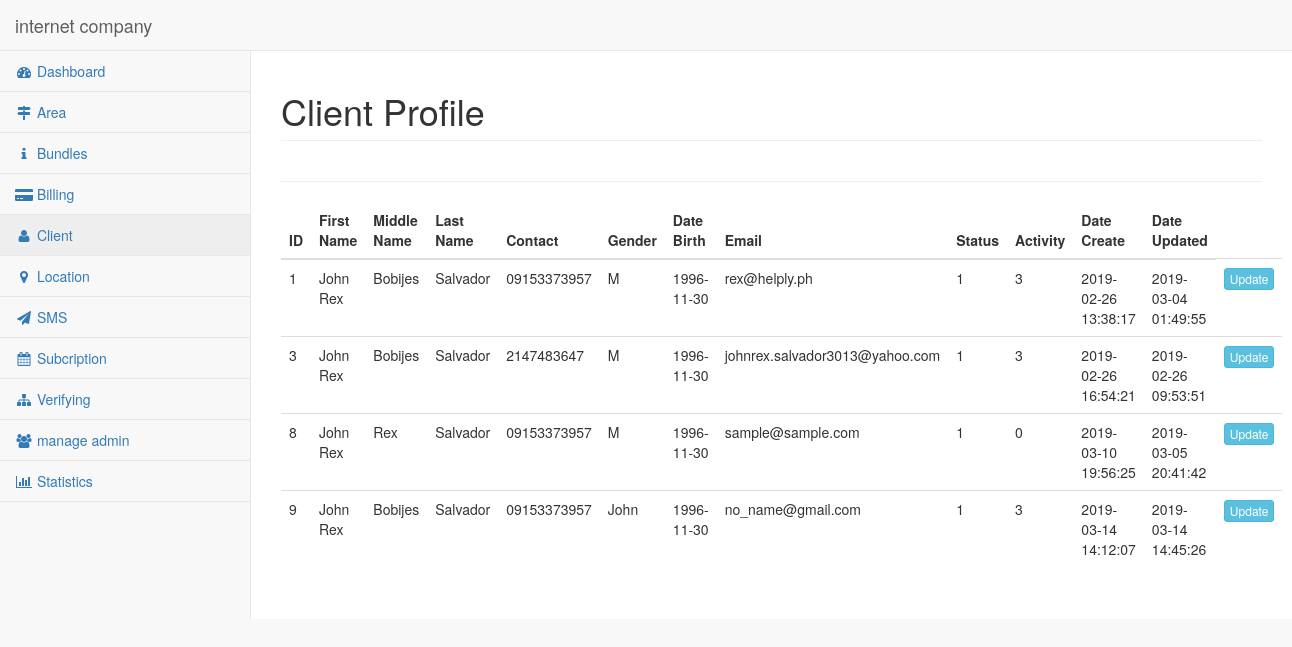
Screenshot of /restrictbackend/manage-clients.php with the database file from the repository.
### tables this page shows
CREATE TABLE `tbl_client` (
  `client_id` int(11) NOT NULL AUTO_INCREMENT,
  `c_fname` varchar(255) NOT NULL,
  `c_mname` varchar(255) NOT NULL,
  `c_lname` varchar(255) NOT NULL,
  `c_contact` varchar(13) NOT NULL,
  `c_gender` varchar(4) NOT NULL,
  `c_datebirth` date NOT NULL,
  `c_email` varchar(255) NOT NULL,
  `c_password` varchar(255) NOT NULL,
  `c_status` int(4) NOT NULL,
  `c_activity` int(4) NOT NULL,
  `c_createat` timestamp NOT NULL DEFAULT CURRENT_TIMESTAMP ON UPDATE CURRENT_TIMESTAMP,
  `c_updateat` timestamp NOT NULL DEFAULT CURRENT_TIMESTAMP,
  PRIMARY KEY (`client_id`)
);

### core/init.php (called while the page is built, shortened)
<?php
	require_once 'database/connection.php';
	require_once 'classes/clientcontroller.php';
	global $pdo;
	$clientcon = new ClientController($pdo);
?>

### core/classes/clientcontroller.php (called while the page is built, shortened)
<?php
class ClientController{
		protected $pdo;
	function __construct($pdo){
		$this->pdo = $pdo;
	}
	public function findClient(){
		$stmt = $this->pdo->prepare("
			SELECT
				client_id as clientid,
				c_fname as fname,
				c_mname as mname,
				c_lname as lname,
				c_contact as contact,
				c_gender as gender,
				c_datebirth as datebirth,
				c_email as email,
				c_password as password,
				c_status as status,
				c_activity as activity,
				c_createat as create_at,
				c_updateat as update_at
			FROM
				tbl_client
		");
		$stmt->execute();
		$stmt->setFetchMode(PDO::FETCH_CLASS|PDO::FETCH_PROPS_LATE, 'Client');
		$results = $stmt->fetchAll();
		$this->json = json_encode($results);
		return $results;
	}
}
?>

### restrictbackend/manage-clients.php (the view, shortened to what this page needs)
<?php
include '../core/init.php';
$clients = $clientcon->findClient();
?>
<!DOCTYPE html>
<html lang="en">
<head>
    <link href="../vendor/bootstrap/css/bootstrap.min.css" rel="stylesheet">
    <link href="../vendor/metisMenu/metisMenu.min.css" rel="stylesheet">
    <link href="../dist/css/sb-admin-2.css" rel="stylesheet">
    <link href="../vendor/morrisjs/morris.css" rel="stylesheet">
    <link href="../vendor/font-awesome/css/font-awesome.min.css" rel="stylesheet" type="text/css">
</head>
<body>
    <div id="wrapper">
    <?php
        include 'template-navigation.php';
    ?>
        <div id="page-wrapper">
            <div class="row">
                <div class="col-lg-12">
                    <h1 class="page-header">Client Profile</h1>
                </div>
                <div class="col-lg-12">
                <hr>
                <table class="table table-hover">
                    <thead>
                        <tr>
                            <th>ID</th>
                            <th>First Name</th>
                            <th>Middle Name</th>
                            <th>Last Name</th>
                            <th>Contact</th>
                            <th>Gender</th>
                            <th>Date Birth</th>
                            <th>Email</th>
                            <th>Status</th>
                            <th>Activity</th>
                            <th>Date Create</th>
                            <th>Date Updated</th>
                        </tr>
                    </thead>
                    <tbody>
                    <?php foreach ($clients as $client): ?>
                    <tr>
                    <td><?php echo $client->clientid ?></td>
                    <td><?php echo $client->fname ?></td>
                    <td><?php echo $client->mname ?></td>
                    <td><?php echo $client->lname ?></td>
                    <td><?php echo $client->contact ?></td>
                    <td><?php echo $client->gender; ?></td>
                    <td><?php echo $client->datebirth; ?></td>
                    <td><?php echo $client->email; ?></td>
                    <td><?php echo $client->status; ?></td>
                    <td><?php echo $client->activity ?></td>
                    <td><?php echo $client->create_at; ?></td>
                    <td><?php echo $client->update_at; ?></td>
                    <td><a href="manage-admin-form.php?id=<?php echo $admin->adminid ?>" class="btn btn-info btn-xs">Update</a></td>
                    </tr>
                    <?php endforeach ?>
                    </tbody>
                </table>
                </div>
            </div>
        </div>
    </div>
</body>
</html>

### rows the page displays
tbl_client: client_id "1", c_fname "John Rex", c_mname "Bobijes", c_lname "Salvador", c_contact "09153373957", c_gender "M", c_datebirth "1996-11-30", c_email "rex@helply.ph", c_status "1", c_activity "3", c_createat "2019-02-26 13:38:17", c_updateat "2019-03-04 01:49:55"
tbl_client: client_id "3", c_fname "John Rex", c_mname "Bobijes", c_lname "Salvador", c_contact "2147483647", c_gender "M", c_datebirth "1996-11-30", c_email "johnrex.salvador3013@yahoo.com", c_status "1", c_activity "3", c_createat "2019-02-26 16:54:21", c_updateat "2019-02-26 09:53:51"
tbl_client: client_id "8", c_fname "John Rex", c_mname "Rex", c_lname "Salvador", c_contact "09153373957", c_gender "M", c_datebirth "1996-11-30", c_email "sample@sample.com", c_status "1", c_activity "0", c_createat "2019-03-10 19:56:25", c_updateat "2019-03-05 20:41:42"
tbl_client: client_id "9", c_fname "John Rex", c_mname "Bobijes", c_lname "Salvador", c_contact "09153373957", c_gender "John", c_datebirth "1996-11-30", c_email "no_name@gmail.com", c_status "1", c_activity "3", c_createat "2019-03-14 14:12:07", c_updateat "2019-03-14 14:45:26"
